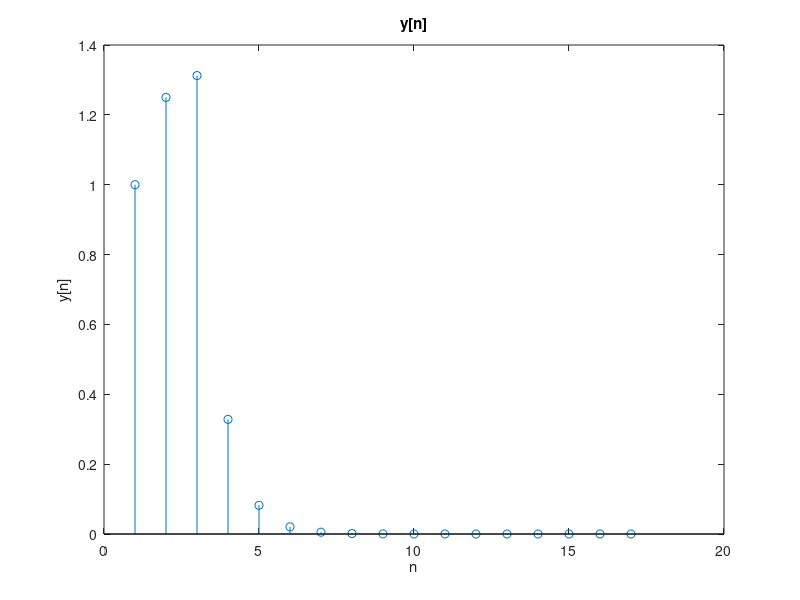

Write the MATLAB code that produced this figure.
n = [0:9]; 
x_n = zeros(1:10);
x_n(1:3) = 1;
y(1) = 0;

h_n = 0.25.^n;
y = conv(x_n(1:9), h_n(1:9));

stem(y);
title('y[n]');
xlabel('n');
ylabel('y[n]');

